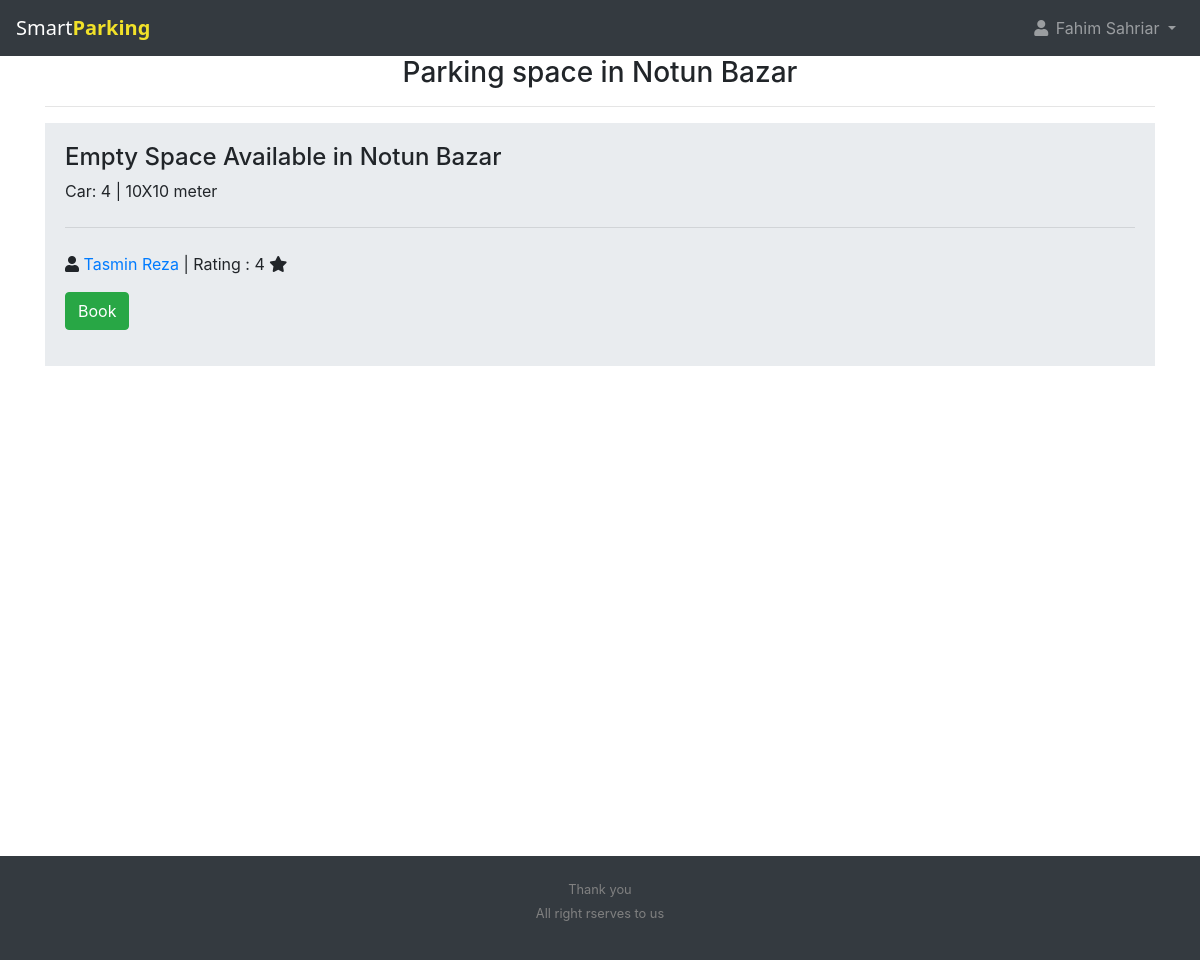
/areas/notun_bazar.php (signed in), run on the app's committed database.
### tables this page shows
CREATE TABLE `user_detail` (
  `username` varchar(20) NOT NULL,
  `role1` int(11) NOT NULL,
  `fullName` varchar(20) NOT NULL,
  `phone` varchar(20) NOT NULL,
  `rating` float NOT NULL,
  `pass` varchar(20) NOT NULL,
  `NID` int(11) NOT NULL,
  `Car_Name` varchar(20) NOT NULL,
  `Model` varchar(20) NOT NULL,
  `Registrations_NO` varchar(20) NOT NULL,
  `address` varchar(50) NOT NULL
);

CREATE TABLE `active` (
  `id` int(11) NOT NULL,
  `date` timestamp NOT NULL DEFAULT current_timestamp() ON UPDATE current_timestamp(),
  `location` varchar(20) NOT NULL,
  `space` int(11) NOT NULL,
  `username` varchar(20) NOT NULL
);

### areas/notun_bazar.php (the view, shortened to what this page needs)
<?php require 'C:\xampp\htdocs\Dhaka-Parking\header.php'; ?>
<?php
    $c_name = $_SESSION['username'];
    $sql3 = "SELECT fullName FROM user_detail WHERE username='$c_name'";
    $result3 = $conn->query($sql3);
    $row2 = $result3->fetch_assoc();
    $customer_name = $row2['fullName'];
?>
<div class="container">
    <div>
    <div class="heading"><h3 style="text-align:center">Parking space in Notun Bazar</h3></div>
    <hr>
    </div>
    <?php
        $location='Notun Bazar';
        $sql2 = "SELECT user_detail.rating,user_detail.fullName, active.location, active.space, active.id, active.username FROM active JOIN user_detail ON user_detail.username=active.username WHERE location='$location' ORDER BY date DESC";
        $result2 = $conn->query($sql2);
        $count2 = mysqli_num_rows($result2);
    ?>
    <?php if($count2>0){ ?>
        <?php while($row = $result2->fetch_assoc()){ ?>
            <div class="" style="background:#E9ECEF;padding:20px; margin-bottom:15px;">
                <h4 class="">Empty Space Available in <?php echo $location ?></h4>
                <p class="">Car: <?php echo $row['space'] ?> | 10X10 meter</p>
                <hr class="my-4">
                <p><i class="fa fa-user"></i> <a href="../functional-pages/user-profile.php?username=<?php echo $row['username'] ?>"><?php echo $row['fullName'] ?></a> | <span> Rating : <?php echo $row['rating'] ?></span> <i class="fa fa-star"></i></p>
                <p class="">
                    <a class="btn btn-success btn" href="../functional-pages/booking.php?customer_username=<?php echo $c_name?>&renter_username=<?php echo $row['username']?>&g_name=<?php echo $row['fullName']?>&c_name=<?php echo $customer_name?>&id=<?php echo $row['id']?>&space=<?php echo $row['space']?>&location=<?php echo $location ?>" role="button">Book</a>
                </p>
            </div>
        <?php } ?>
    <?php }?>
</div>
<?php require 'C:\xampp\htdocs\Dhaka-Parking\footer.php'; ?>

### header.php (shortened to what this page needs)
<!DOCTYPE html>
<html lang="en">
<head>
<link rel="stylesheet" href="style.css">
  <link rel="stylesheet" href="https://pro.fontawesome.com/releases/v5.10.0/css/all.css" />
  <link rel="stylesheet" href="https://maxcdn.bootstrapcdn.com/bootstrap/4.0.0/css/bootstrap.min.css">
</head>
<?php
include_once 'db_connect.php';
$customer_name = 'login';
if (!isset($_SESSION['isLogin'])) {
} else {
  $c_name = $_SESSION['username'];
  $sql3 = "SELECT fullName FROM user_detail WHERE username='$c_name'";
  $result3 = $conn->query($sql3);
  $row2 = $result3->fetch_assoc();
  $customer_name = $row2['fullName'];
}
?>
<body style="position:relative">
  <nav class="navbar navbar-expand-lg navbar-dark bg-dark">
    <a class="navbar-brand" href="/Dhaka-Parking/index.php">Smart<span style="color:#f1e129;font-weight:800">Parking</span></a>
    <div class="collapse navbar-collapse" id="navbarSupportedContent">
      <ul class="navbar-nav ml-auto">
        <li class="nav-item dropdown">
          <a class="nav-link dropdown-toggle" href="#" id="navbarDropdown" role="button" data-toggle="dropdown" aria-haspopup="true" aria-expanded="false">
            <i class="fas fa-user fa-fw"></i><span> <?php echo $customer_name ?></span>
          </a>
        </li>
      </ul>
    </div>
  </nav>

### style.css (style rules this page uses)
body { font-family: 'Nunito', sans-serif; }
.container { height: 100vh; width: 100vw; }
.navbar-brand { font-size: 1.5rem; font-family: system-ui; }

### data on the page
user_detail: fullName "Fahim Sahriar"
active: space "4", user_detail.fullName "Tasmin Reza", user_detail.rating "4"
